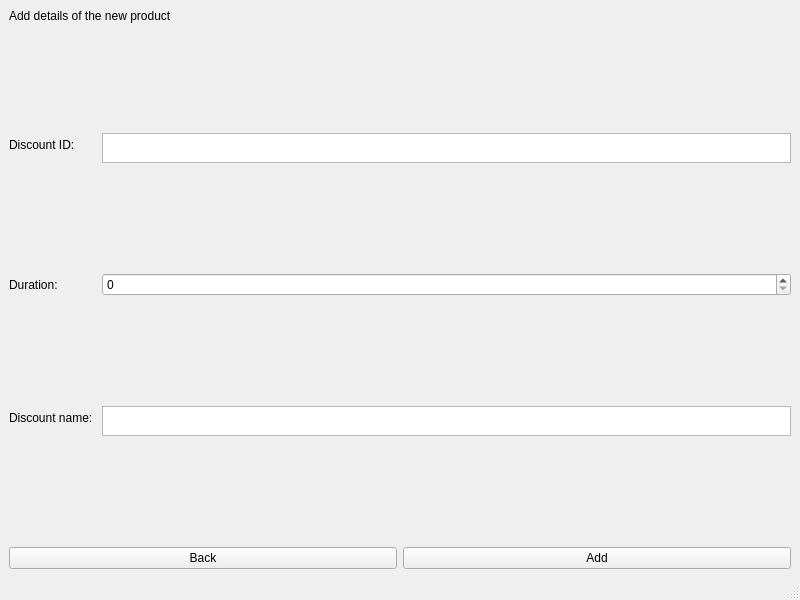
<?xml version="1.0" encoding="UTF-8"?>
<ui version="4.0">
 <class>AddDiscount</class>
 <widget class="QMainWindow" name="AddDiscount">
  <property name="geometry">
   <rect>
    <x>0</x>
    <y>0</y>
    <width>800</width>
    <height>600</height>
   </rect>
  </property>
  <property name="windowTitle">
   <string>MainWindow</string>
  </property>
  <widget class="QWidget" name="centralwidget">
   <layout class="QVBoxLayout" name="verticalLayout">
    <item>
     <widget class="QLabel" name="label">
      <property name="text">
       <string>Add details of the new product</string>
      </property>
     </widget>
    </item>
    <item>
     <layout class="QFormLayout" name="formLayout">
      <item row="0" column="0">
       <widget class="QLabel" name="label_3">
        <property name="text">
         <string>Discount ID: </string>
        </property>
       </widget>
      </item>
      <item row="0" column="1">
       <widget class="QTextEdit" name="DiscountID_textedit">
        <property name="maximumSize">
         <size>
          <width>16777215</width>
          <height>30</height>
         </size>
        </property>
       </widget>
      </item>
      <item row="1" column="0">
       <widget class="QLabel" name="label_4">
        <property name="text">
         <string>Duration: </string>
        </property>
       </widget>
      </item>
      <item row="1" column="1">
       <widget class="QSpinBox" name="Duration_spinBox"/>
      </item>
      <item row="2" column="0">
       <widget class="QLabel" name="label_5">
        <property name="text">
         <string>Discount name: </string>
        </property>
       </widget>
      </item>
      <item row="2" column="1">
       <widget class="QTextEdit" name="DiscountName_textedit">
        <property name="maximumSize">
         <size>
          <width>16777215</width>
          <height>30</height>
         </size>
        </property>
       </widget>
      </item>
     </layout>
    </item>
    <item>
     <layout class="QHBoxLayout" name="horizontalLayout_2">
      <item>
       <widget class="QPushButton" name="Backbtn">
        <property name="text">
         <string>Back</string>
        </property>
       </widget>
      </item>
      <item>
       <widget class="QPushButton" name="Addbtn">
        <property name="text">
         <string>Add</string>
        </property>
       </widget>
      </item>
     </layout>
    </item>
   </layout>
  </widget>
  <widget class="QStatusBar" name="statusbar"/>
 </widget>
 <resources/>
 <connections/>
</ui>
